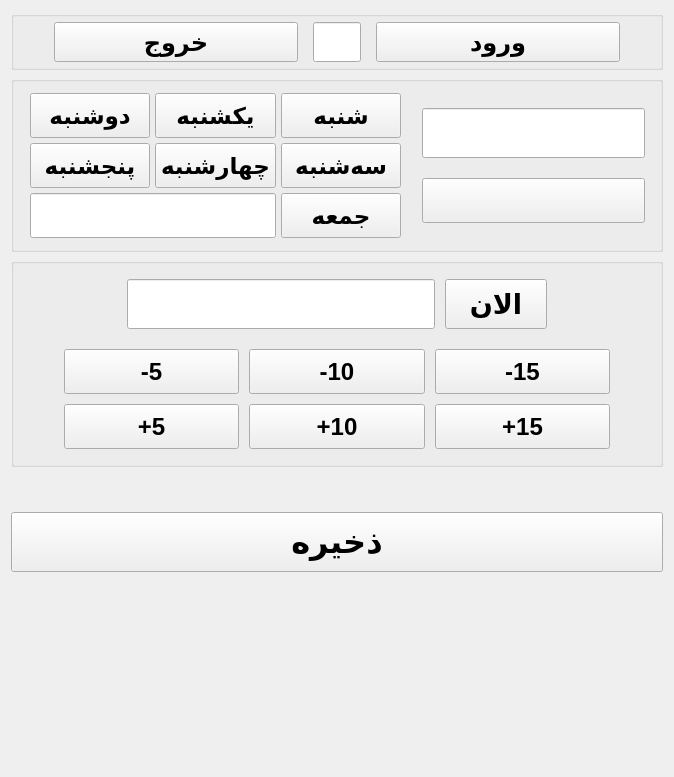
      <widget class="QWidget" name="page_Enter">
       <layout class="QVBoxLayout" name="verticalLayout_7" stretch="0,10,1,10,1,50">
        <item>
         <widget class="QGroupBox" name="groupBox_7">
          <property name="title">
           <string/>
          </property>
          <layout class="QHBoxLayout" name="horizontalLayout_8" stretch="5,1,5">
           <property name="spacing">
            <number>15</number>
           </property>
           <property name="leftMargin">
            <number>40</number>
           </property>
           <property name="topMargin">
            <number>5</number>
           </property>
           <property name="rightMargin">
            <number>40</number>
           </property>
           <property name="bottomMargin">
            <number>5</number>
           </property>
           <item>
            <widget class="QPushButton" name="pb_Exit">
             <property name="minimumSize">
              <size>
               <width>0</width>
               <height>40</height>
              </size>
             </property>
             <property name="font">
              <font>
               <pointsize>18</pointsize>
               <bold>true</bold>
              </font>
             </property>
             <property name="text">
              <string>خروج</string>
             </property>
            </widget>
           </item>
           <item>
            <widget class="QLineEdit" name="le_dayItem">
             <property name="sizePolicy">
              <sizepolicy hsizetype="Expanding" vsizetype="Minimum">
               <horstretch>0</horstretch>
               <verstretch>0</verstretch>
              </sizepolicy>
             </property>
             <property name="font">
              <font>
               <pointsize>18</pointsize>
               <bold>true</bold>
              </font>
             </property>
             <property name="alignment">
              <set>Qt::AlignCenter</set>
             </property>
            </widget>
           </item>
           <item>
            <widget class="QPushButton" name="pb_Enter">
             <property name="minimumSize">
              <size>
               <width>0</width>
               <height>40</height>
              </size>
             </property>
             <property name="font">
              <font>
               <pointsize>18</pointsize>
               <bold>true</bold>
              </font>
             </property>
             <property name="text">
              <string>ورود</string>
             </property>
            </widget>
           </item>
          </layout>
         </widget>
        </item>
        <item>
         <widget class="QGroupBox" name="groupBox_8">
          <property name="font">
           <font>
            <pointsize>16</pointsize>
            <bold>true</bold>
           </font>
          </property>
          <property name="title">
           <string/>
          </property>
          <layout class="QHBoxLayout" name="horizontalLayout_9" stretch="10,6">
           <property name="spacing">
            <number>20</number>
           </property>
           <property name="leftMargin">
            <number>15</number>
           </property>
           <property name="topMargin">
            <number>10</number>
           </property>
           <property name="rightMargin">
            <number>15</number>
           </property>
           <property name="bottomMargin">
            <number>10</number>
           </property>
           <item>
            <layout class="QGridLayout" name="gridLayout_4" rowstretch="1,1,1" columnstretch="1,1,1">
             <property name="leftMargin">
              <number>1</number>
             </property>
             <property name="topMargin">
              <number>1</number>
             </property>
             <property name="rightMargin">
              <number>1</number>
             </property>
             <property name="bottomMargin">
              <number>1</number>
             </property>
             <property name="spacing">
              <number>5</number>
             </property>
             <item row="0" column="0">
              <widget class="QPushButton" name="pb_2sh">
               <property name="sizePolicy">
                <sizepolicy hsizetype="Minimum" vsizetype="Minimum">
                 <horstretch>0</horstretch>
                 <verstretch>0</verstretch>
                </sizepolicy>
               </property>
               <property name="minimumSize">
                <size>
                 <width>41</width>
                 <height>45</height>
                </size>
               </property>
               <property name="font">
                <font>
                 <pointsize>17</pointsize>
                 <bold>true</bold>
                </font>
               </property>
               <property name="text">
                <string>دوشنبه</string>
               </property>
              </widget>
             </item>
             <item row="0" column="1">
              <widget class="QPushButton" name="pb_1sh">
               <property name="sizePolicy">
                <sizepolicy hsizetype="Minimum" vsizetype="Minimum">
                 <horstretch>0</horstretch>
                 <verstretch>0</verstretch>
                </sizepolicy>
               </property>
               <property name="minimumSize">
                <size>
                 <width>41</width>
                 <height>45</height>
                </size>
               </property>
               <property name="font">
                <font>
                 <pointsize>17</pointsize>
                 <bold>true</bold>
                </font>
               </property>
               <property name="text">
                <string>یکشنبه</string>
               </property>
              </widget>
             </item>
             <item row="0" column="2">
              <widget class="QPushButton" name="pb_0sh">
               <property name="sizePolicy">
                <sizepolicy hsizetype="Minimum" vsizetype="Minimum">
                 <horstretch>0</horstretch>
                 <verstretch>0</verstretch>
                </sizepolicy>
               </property>
               <property name="minimumSize">
                <size>
                 <width>41</width>
                 <height>45</height>
                </size>
               </property>
               <property name="font">
                <font>
                 <pointsize>17</pointsize>
                 <bold>true</bold>
                </font>
               </property>
               <property name="text">
                <string>شنبه</string>
               </property>
              </widget>
             </item>
             <item row="1" column="0">
              <widget class="QPushButton" name="pb_5sh">
               <property name="sizePolicy">
                <sizepolicy hsizetype="Minimum" vsizetype="Minimum">
                 <horstretch>0</horstretch>
                 <verstretch>0</verstretch>
                </sizepolicy>
               </property>
               <property name="minimumSize">
                <size>
                 <width>41</width>
                 <height>45</height>
                </size>
               </property>
               <property name="font">
                <font>
                 <pointsize>17</pointsize>
                 <bold>true</bold>
                </font>
               </property>
               <property name="text">
                <string>پنجشنبه</string>
               </property>
              </widget>
             </item>
             <item row="1" column="1">
              <widget class="QPushButton" name="pb_4sh">
               <property name="sizePolicy">
                <sizepolicy hsizetype="Minimum" vsizetype="Minimum">
                 <horstretch>0</horstretch>
                 <verstretch>0</verstretch>
                </sizepolicy>
               </property>
               <property name="minimumSize">
                <size>
                 <width>41</width>
                 <height>45</height>
                </size>
               </property>
               <property name="font">
                <font>
                 <pointsize>17</pointsize>
                 <bold>true</bold>
                </font>
               </property>
               <property name="text">
                <string>چهارشنبه</string>
               </property>
              </widget>
             </item>
             <item row="1" column="2">
              <widget class="QPushButton" name="pb_3sh">
               <property name="sizePolicy">
                <sizepolicy hsizetype="Minimum" vsizetype="Minimum">
                 <horstretch>0</horstretch>
                 <verstretch>0</verstretch>
                </sizepolicy>
               </property>
               <property name="minimumSize">
                <size>
                 <width>41</width>
                 <height>45</height>
                </size>
               </property>
               <property name="font">
                <font>
                 <pointsize>17</pointsize>
                 <bold>true</bold>
                </font>
               </property>
               <property name="text">
                <string>سه‌شنبه</string>
               </property>
              </widget>
             </item>
             <item row="2" column="0" colspan="2">
              <widget class="QLineEdit" name="le_Shanbe">
               <property name="sizePolicy">
                <sizepolicy hsizetype="Expanding" vsizetype="Minimum">
                 <horstretch>0</horstretch>
                 <verstretch>0</verstretch>
                </sizepolicy>
               </property>
               <property name="minimumSize">
                <size>
                 <width>0</width>
                 <height>45</height>
                </size>
               </property>
               <property name="font">
                <font>
                 <pointsize>20</pointsize>
                 <bold>true</bold>
                </font>
               </property>
               <property name="alignment">
                <set>Qt::AlignCenter</set>
               </property>
              </widget>
             </item>
             <item row="2" column="2">
              <widget class="QPushButton" name="pb_Xsh">
               <property name="sizePolicy">
                <sizepolicy hsizetype="Minimum" vsizetype="Minimum">
                 <horstretch>0</horstretch>
                 <verstretch>0</verstretch>
                </sizepolicy>
               </property>
               <property name="minimumSize">
                <size>
                 <width>41</width>
                 <height>45</height>
                </size>
               </property>
               <property name="font">
                <font>
                 <pointsize>17</pointsize>
                 <bold>true</bold>
                </font>
               </property>
               <property name="text">
                <string>جمعه</string>
               </property>
              </widget>
             </item>
            </layout>
           </item>
           <item>
            <layout class="QVBoxLayout" name="verticalLayout_6">
             <item>
              <spacer name="verticalSpacer_6">
               <property name="orientation">
                <enum>Qt::Vertical</enum>
               </property>
               <property name="sizeHint" stdset="0">
                <size>
                 <width>20</width>
                 <height>40</height>
                </size>
               </property>
              </spacer>
             </item>
             <item>
              <widget class="QLineEdit" name="le_date">
               <property name="minimumSize">
                <size>
                 <width>0</width>
                 <height>50</height>
                </size>
               </property>
               <property name="font">
                <font>
                 <pointsize>18</pointsize>
                 <bold>true</bold>
                </font>
               </property>
               <property name="inputMethodHints">
                <set>Qt::ImhDialableCharactersOnly</set>
               </property>
               <property name="alignment">
                <set>Qt::AlignCenter</set>
               </property>
              </widget>
             </item>
             <item>
              <widget class="QPushButton" name="pb_date">
               <property name="sizePolicy">
                <sizepolicy hsizetype="Minimum" vsizetype="Minimum">
                 <horstretch>0</horstretch>
                 <verstretch>0</verstretch>
                </sizepolicy>
               </property>
               <property name="minimumSize">
                <size>
                 <width>0</width>
                 <height>45</height>
                </size>
               </property>
               <property name="font">
                <font>
                 <pointsize>17</pointsize>
                 <bold>true</bold>
                </font>
               </property>
               <property name="text">
                <string/>
               </property>
               <property name="icon">
                <iconset>
                 <normalon>:/icons/Image/calendar.png</normalon>
                </iconset>
               </property>
               <property name="iconSize">
                <size>
                 <width>35</width>
                 <height>35</height>
                </size>
               </property>
              </widget>
             </item>
             <item>
              <spacer name="verticalSpacer_7">
               <property name="orientation">
                <enum>Qt::Vertical</enum>
               </property>
               <property name="sizeHint" stdset="0">
                <size>
                 <width>20</width>
                 <height>40</height>
                </size>
               </property>
              </spacer>
             </item>
            </layout>
           </item>
          </layout>
         </widget>
        </item>
        <item>
         <widget class="QGroupBox" name="groupBox_6">
          <property name="font">
           <font>
            <pointsize>16</pointsize>
            <bold>true</bold>
           </font>
          </property>
          <property name="title">
           <string/>
          </property>
          <layout class="QVBoxLayout" name="verticalLayout_5" stretch="0,0">
           <property name="spacing">
            <number>10</number>
           </property>
           <property name="leftMargin">
            <number>10</number>
           </property>
           <property name="topMargin">
            <number>15</number>
           </property>
           <property name="rightMargin">
            <number>10</number>
           </property>
           <property name="bottomMargin">
            <number>10</number>
           </property>
           <item>
            <layout class="QHBoxLayout" name="horizontalLayout_7" stretch="1,3,1,1">
             <item>
              <spacer name="horizontalSpacer_7">
               <property name="orientation">
                <enum>Qt::Horizontal</enum>
               </property>
               <property name="sizeHint" stdset="0">
                <size>
                 <width>40</width>
                 <height>20</height>
                </size>
               </property>
              </spacer>
             </item>
             <item>
              <widget class="QLineEdit" name="le_time">
               <property name="minimumSize">
                <size>
                 <width>0</width>
                 <height>50</height>
                </size>
               </property>
               <property name="font">
                <font>
                 <pointsize>20</pointsize>
                 <bold>true</bold>
                </font>
               </property>
               <property name="inputMethodHints">
                <set>Qt::ImhTime</set>
               </property>
               <property name="alignment">
                <set>Qt::AlignCenter</set>
               </property>
              </widget>
             </item>
             <item>
              <widget class="QPushButton" name="pb_now">
               <property name="minimumSize">
                <size>
                 <width>90</width>
                 <height>50</height>
                </size>
               </property>
               <property name="font">
                <font>
                 <pointsize>20</pointsize>
                 <bold>true</bold>
                </font>
               </property>
               <property name="text">
                <string>الان</string>
               </property>
              </widget>
             </item>
             <item>
              <spacer name="horizontalSpacer_8">
               <property name="orientation">
                <enum>Qt::Horizontal</enum>
               </property>
               <property name="sizeHint" stdset="0">
                <size>
                 <width>40</width>
                 <height>20</height>
                </size>
               </property>
              </spacer>
             </item>
            </layout>
           </item>
           <item>
            <layout class="QGridLayout" name="gridLayout_3">
             <property name="leftMargin">
              <number>40</number>
             </property>
             <property name="topMargin">
              <number>10</number>
             </property>
             <property name="rightMargin">
              <number>40</number>
             </property>
             <property name="bottomMargin">
              <number>5</number>
             </property>
             <property name="spacing">
              <number>10</number>
             </property>
             <item row="0" column="0">
              <widget class="QPushButton" name="pb_n5">
               <property name="sizePolicy">
                <sizepolicy hsizetype="Minimum" vsizetype="Minimum">
                 <horstretch>0</horstretch>
                 <verstretch>0</verstretch>
                </sizepolicy>
               </property>
               <property name="minimumSize">
                <size>
                 <width>0</width>
                 <height>45</height>
                </size>
               </property>
               <property name="font">
                <font>
                 <pointsize>18</pointsize>
                 <bold>true</bold>
                </font>
               </property>
               <property name="text">
                <string>-5</string>
               </property>
              </widget>
             </item>
             <item row="0" column="1">
              <widget class="QPushButton" name="pb_n10">
               <property name="sizePolicy">
                <sizepolicy hsizetype="Minimum" vsizetype="Minimum">
                 <horstretch>0</horstretch>
                 <verstretch>0</verstretch>
                </sizepolicy>
               </property>
               <property name="minimumSize">
                <size>
                 <width>0</width>
                 <height>45</height>
                </size>
               </property>
               <property name="font">
                <font>
                 <pointsize>18</pointsize>
                 <bold>true</bold>
                </font>
               </property>
               <property name="text">
                <string>-10</string>
               </property>
              </widget>
             </item>
             <item row="0" column="2">
              <widget class="QPushButton" name="pb_n15">
               <property name="sizePolicy">
                <sizepolicy hsizetype="Minimum" vsizetype="Minimum">
                 <horstretch>0</horstretch>
                 <verstretch>0</verstretch>
                </sizepolicy>
               </property>
               <property name="minimumSize">
                <size>
                 <width>0</width>
                 <height>45</height>
                </size>
               </property>
               <property name="font">
                <font>
                 <pointsize>18</pointsize>
                 <bold>true</bold>
                </font>
               </property>
               <property name="text">
                <string>-15</string>
               </property>
              </widget>
             </item>
             <item row="1" column="0">
              <widget class="QPushButton" name="pb_5">
               <property name="sizePolicy">
                <sizepolicy hsizetype="Minimum" vsizetype="Minimum">
                 <horstretch>0</horstretch>
                 <verstretch>0</verstretch>
                </sizepolicy>
               </property>
               <property name="minimumSize">
                <size>
                 <width>0</width>
                 <height>45</height>
                </size>
               </property>
               <property name="font">
                <font>
                 <pointsize>18</pointsize>
                 <bold>true</bold>
                </font>
               </property>
               <property name="text">
                <string>+5</string>
               </property>
              </widget>
             </item>
             <item row="1" column="1">
              <widget class="QPushButton" name="pb_10">
               <property name="sizePolicy">
                <sizepolicy hsizetype="Minimum" vsizetype="Minimum">
                 <horstretch>0</horstretch>
                 <verstretch>0</verstretch>
                </sizepolicy>
               </property>
               <property name="minimumSize">
                <size>
                 <width>0</width>
                 <height>45</height>
                </size>
               </property>
               <property name="font">
                <font>
                 <pointsize>18</pointsize>
                 <bold>true</bold>
                </font>
               </property>
               <property name="text">
                <string>+10</string>
               </property>
              </widget>
             </item>
             <item row="1" column="2">
              <widget class="QPushButton" name="pb_15">
               <property name="sizePolicy">
                <sizepolicy hsizetype="Minimum" vsizetype="Minimum">
                 <horstretch>0</horstretch>
                 <verstretch>0</verstretch>
                </sizepolicy>
               </property>
               <property name="minimumSize">
                <size>
                 <width>0</width>
                 <height>45</height>
                </size>
               </property>
               <property name="font">
                <font>
                 <pointsize>18</pointsize>
                 <bold>true</bold>
                </font>
               </property>
               <property name="text">
                <string>+15</string>
               </property>
              </widget>
             </item>
            </layout>
           </item>
          </layout>
         </widget>
        </item>
        <item>
         <spacer name="verticalSpacer_8">
          <property name="orientation">
           <enum>Qt::Vertical</enum>
          </property>
          <property name="sizeHint" stdset="0">
           <size>
            <width>20</width>
            <height>29</height>
           </size>
          </property>
         </spacer>
        </item>
        <item>
         <widget class="QPushButton" name="pb_save">
          <property name="minimumSize">
           <size>
            <width>0</width>
            <height>60</height>
           </size>
          </property>
          <property name="font">
           <font>
            <pointsize>24</pointsize>
            <bold>true</bold>
           </font>
          </property>
          <property name="text">
           <string>ذخیره</string>
          </property>
         </widget>
        </item>
        <item>
         <spacer name="verticalSpacer_5">
          <property name="orientation">
           <enum>Qt::Vertical</enum>
          </property>
          <property name="sizeHint" stdset="0">
           <size>
            <width>20</width>
            <height>156</height>
           </size>
          </property>
         </spacer>
        </item>
       </layout>
      </widget>
